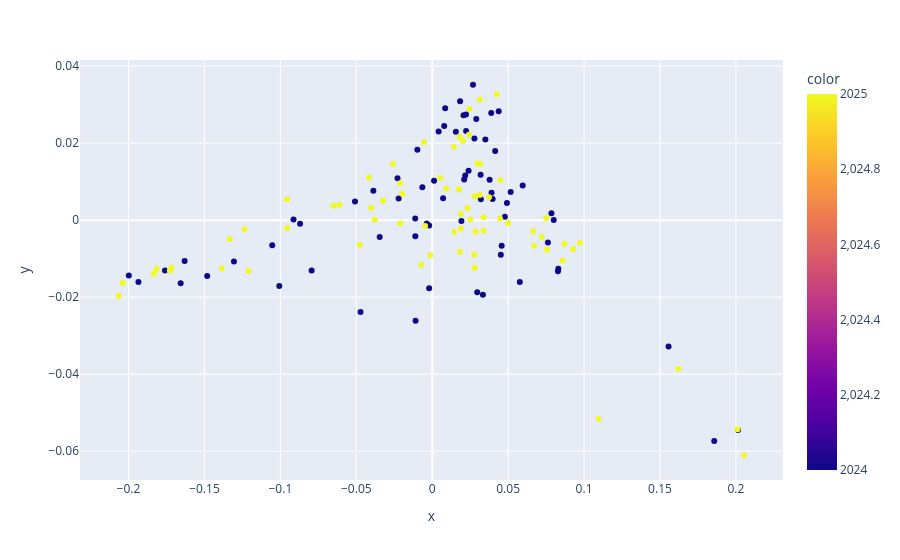

The cell this chart's notebook holds for it:
### Markdown cell above
## Step 4: Dimensionality Reduction & Visualization

### The Challenge: Too Many Dimensions
Each embedding has hundreds of dimensions, making it impossible to visualize directly. We can only see in 2D or 3D.

### The Solution: PHATE (Potential of Heat Diffusion for Affinity-based Transition Embedding)
PHATE is a dimensionality reduction technique that:
- Preserves the local structure of data (talks that are similar stay together)
- Reveals global structure and clusters
- Works better than t-SNE for exploring continuous structure

### What We're Creating
An interactive scatter plot where:
- **X and Y axes**: The 2D coordinates from PHATE
- **Color**: The year of the conference (2024 vs 2025)
- **Hover**: Click on points to see talk title, author, role, and date
- **Clustering**: Similar talks should appear near each other

### Code cell
# Step 1: Apply PHATE dimensionality reduction to convert high-dimensional embeddings to 2D
phate_op = phate.PHATE(n_components=2)                    # Create PHATE reducer for 2D output
embeddings = np.stack(df['embedding'].values)             # Stack all embeddings into a matrix
phate_result = phate_op.fit_transform(embeddings)         # Apply PHATE to get 2D coordinates

# Step 2: Create an interactive scatter plot
fig = px.scatter(
    x=phate_result[:, 0],                                 # X-axis: first PHATE dimension
    y=phate_result[:, 1],                                 # Y-axis: second PHATE dimension
    color=df["year"],                                     # Color points by conference year
    hover_name=df["title"],                               # Show talk title on hover
    hover_data={                                          # Additional info to show on hover
        "author": df["author"],
        "role": df["role"],
        "year": df["year"],
        "month": df["month"]
    },
)

# Display the interactive visualization
fig.show()

### Figure 1 — Plotly figure (JSON) as saved in the notebook; plotly's stock layout.template omitted (floating-point values rounded to 4 significant figures; data arrays with more than 128 entries replaced by an {"elided": "..."} marker saying what was removed)
{"data": [{"customdata": {"elided": "138x4 mixed values"}, "hovertemplate": "<b>%{hovertext}</b><br><br>x=%{x}<br>y=%{y}<br>author=%{customdata[0]}<br>role=%{customdata[1]}<br>year=%{customdata[2]}<br>month=%{customdata[3]}<br>color=%{marker.color}<extra></extra>", "hovertext": {"elided": "138 str values"}, "legendgroup": "", "marker": {"color": {"elided": "138 int values"}, "coloraxis": "coloraxis", "symbol": "circle"}, "mode": "markers", "name": "", "orientation": "v", "showlegend": false, "type": "scatter", "x": {"elided": "138 float values"}, "xaxis": "x", "y": {"elided": "138 float values"}, "yaxis": "y"}], "layout": {"coloraxis": {"colorbar": {"title": {"text": "color"}}, "colorscale": [[0, "#0d0887"], [0.1111, "#46039f"], [0.2222, "#7201a8"], [0.3333, "#9c179e"], [0.4444, "#bd3786"], [0.5556, "#d8576b"], [0.6667, "#ed7953"], [0.7778, "#fb9f3a"], [0.8889, "#fdca26"], [1, "#f0f921"]]}, "legend": {"tracegroupgap": 0}, "margin": {"t": 60}, "xaxis": {"anchor": "y", "domain": [0, 1], "title": {"text": "x"}}, "yaxis": {"anchor": "x", "domain": [0, 1], "title": {"text": "y"}}}}
